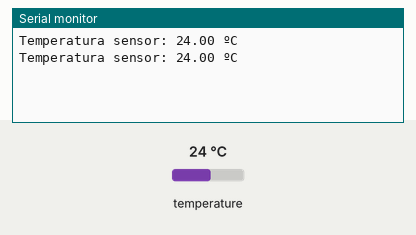
Recording of a sketch running on a simulated ESP8266 (NodeMCU). Parts: the last lines printed to the serial monitor. The test bench sets the inputs (shaded band); at power-on: temperature 24 °C.

Above: at 11.5 s.
11.6 s: temperature set to 12 °C
At 17.1 s:
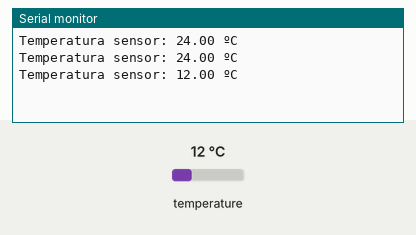
19.3 s: temperature set to 19 °C
At 22.1 s:
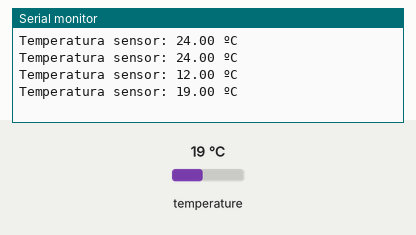
Timing chart, 0 to 23.6 s (numbered marks = the images above; inputs shaded):
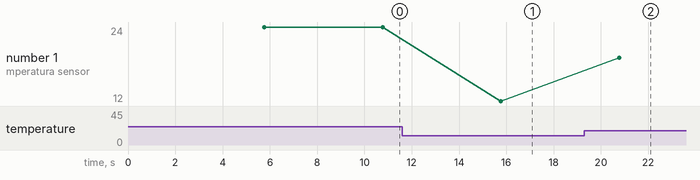

Measured:
- after the input at 11.6 s, the serial monitor: prints a new line after 4.2 s (image 1)
- after the input at 19.3 s, the serial monitor: prints a new line after 1.5 s (image 2)
- plotted number 1: 24 → 12 after the input at 11.6 s, 12 → 19 after the input at 19.3 s

The sketch:

DS18B20-NODEMCU-01.ino
```cpp
// Llegeix temperatura i la posa pel port sèrie

#include <OneWire.h>
#include <DallasTemperature.h>

// Pin on es connecta el bus 1-Wire
const byte pinDadesDQ = D5;// D1;

// Instància a les classes OneWire i DallasTemperature
OneWire oneWireObjecte(pinDadesDQ);
DallasTemperature sensorDS18B20(&oneWireObjecte);

// Temporitzador
unsigned long ultimaTemp = 0;
unsigned long tempsTemp = 5000; // Cada 5 segons

void setup() {
  // Iniciem la comunicació sèrie
  Serial.begin(115200);
  // Iniciem el bus 1-Wire
  sensorDS18B20.begin();

  // Inici temporitzador
  ultimaTemp = millis();
}

void loop() {

  // Protecció overflow
  if (ultimaTemp > millis()) {
    ultimaTemp = millis();
  }

  // Comprovar si ha passat el temps
  if (millis() - ultimaTemp > tempsTemp) {
    // Marca de temps
    ultimaTemp = millis();

    // Enviem comandes als sensors per a la presa de temperatura
    sensorDS18B20.requestTemperatures();

    // Llegim i mostrem les dades dels sensors DS18B20 pel port sèrie
    Serial.print("Temperatura sensor: ");
    Serial.print(sensorDS18B20.getTempCByIndex(0));
    Serial.println(" ºC");
  }
}
```
